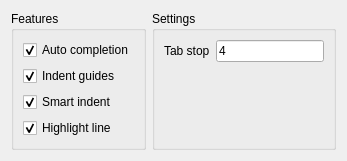
     <widget class="QWidget" name="tabEditor">
      <attribute name="title">
       <string>EditorView</string>
      </attribute>
      <layout class="QHBoxLayout" name="horizontalLayout_4">
       <item>
        <widget class="QGroupBox" name="groupBox_4">
         <property name="title">
          <string>Features</string>
         </property>
         <layout class="QFormLayout" name="formLayout_2">
          <item row="0" column="0">
           <widget class="QCheckBox" name="autoComplete">
            <property name="text">
             <string>Auto completion</string>
            </property>
            <property name="checked">
             <bool>true</bool>
            </property>
           </widget>
          </item>
          <item row="1" column="0">
           <widget class="QCheckBox" name="indentGuides">
            <property name="enabled">
             <bool>true</bool>
            </property>
            <property name="text">
             <string>Indent guides</string>
            </property>
            <property name="checked">
             <bool>true</bool>
            </property>
           </widget>
          </item>
          <item row="2" column="0">
           <widget class="QCheckBox" name="smartIndent">
            <property name="enabled">
             <bool>true</bool>
            </property>
            <property name="text">
             <string>Smart indent</string>
            </property>
            <property name="checked">
             <bool>true</bool>
            </property>
           </widget>
          </item>
          <item row="3" column="0">
           <widget class="QCheckBox" name="highlightLine">
            <property name="text">
             <string>Highlight line</string>
            </property>
            <property name="checked">
             <bool>true</bool>
            </property>
           </widget>
          </item>
         </layout>
        </widget>
       </item>
       <item>
        <widget class="QGroupBox" name="groupBox">
         <property name="title">
          <string>Settings</string>
         </property>
         <layout class="QFormLayout" name="formLayout">
          <item row="0" column="0">
           <widget class="QLabel" name="label_2">
            <property name="sizePolicy">
             <sizepolicy hsizetype="Preferred" vsizetype="Preferred">
              <horstretch>1</horstretch>
              <verstretch>0</verstretch>
             </sizepolicy>
            </property>
            <property name="text">
             <string>Tab stop</string>
            </property>
           </widget>
          </item>
          <item row="0" column="1">
           <widget class="QLineEdit" name="tabStop">
            <property name="text">
             <string>4</string>
            </property>
           </widget>
          </item>
         </layout>
        </widget>
       </item>
      </layout>
     </widget>
